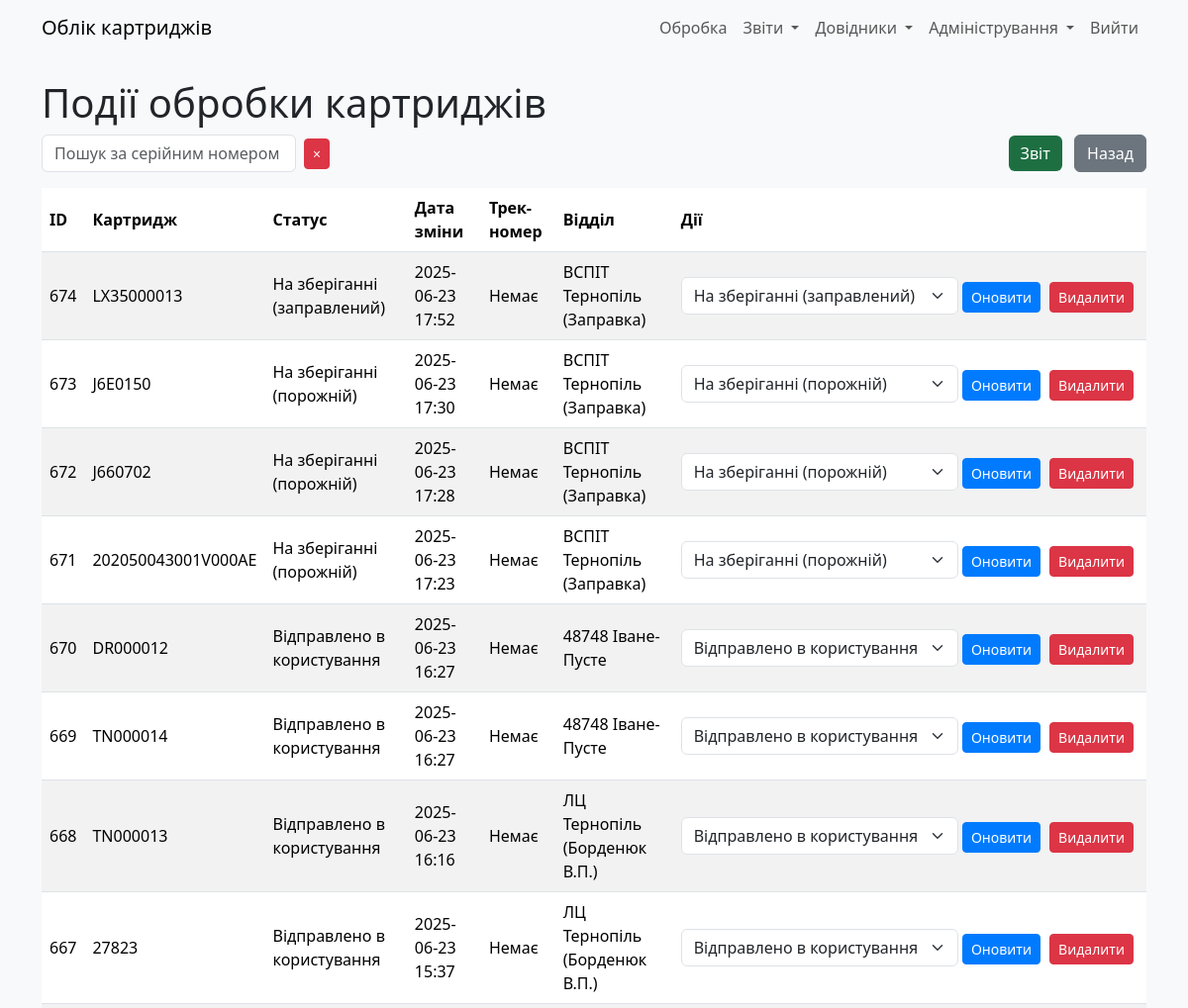
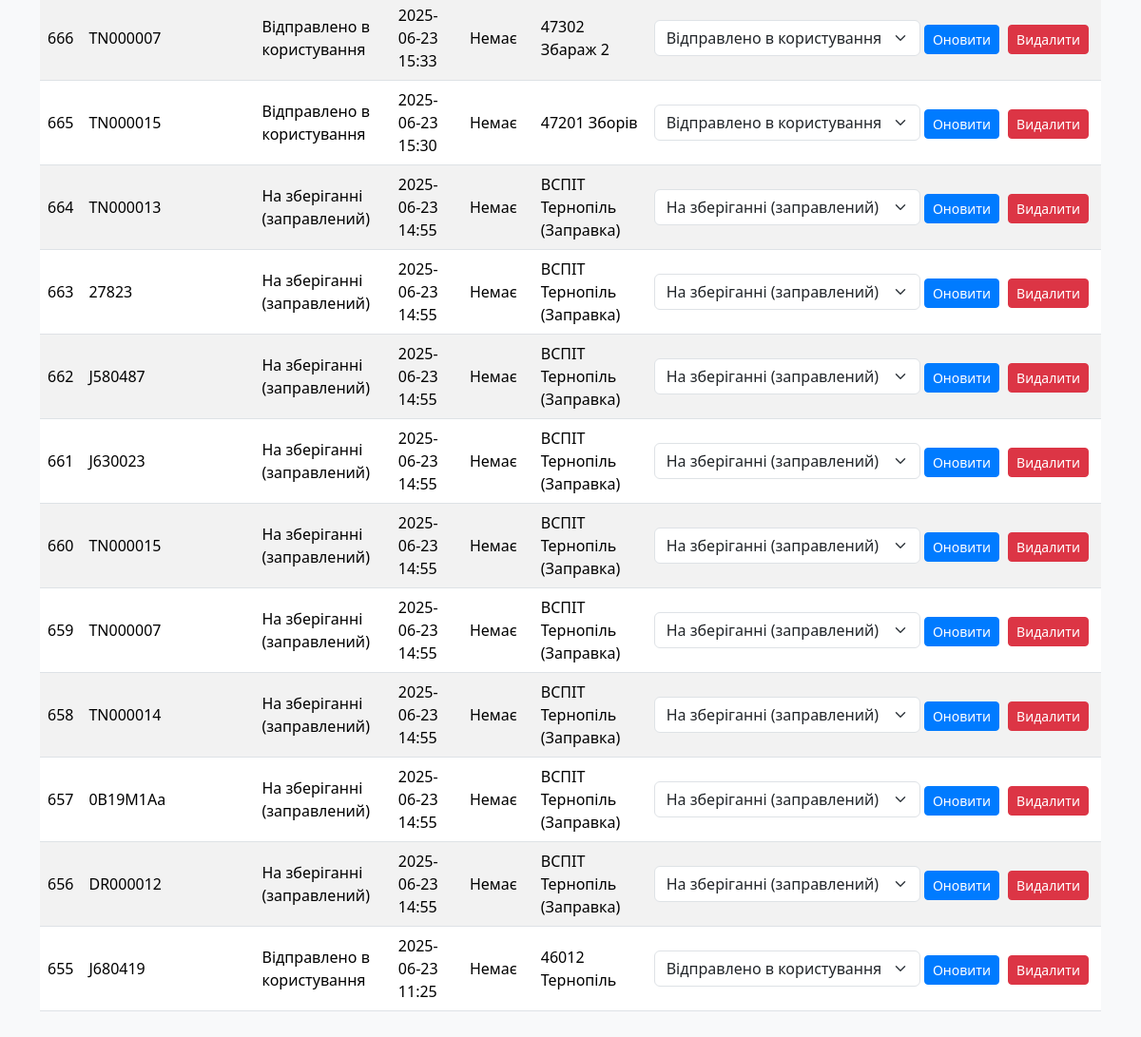
The app's page /cartridge_status (signed in), older data (2 pictures, top to bottom).
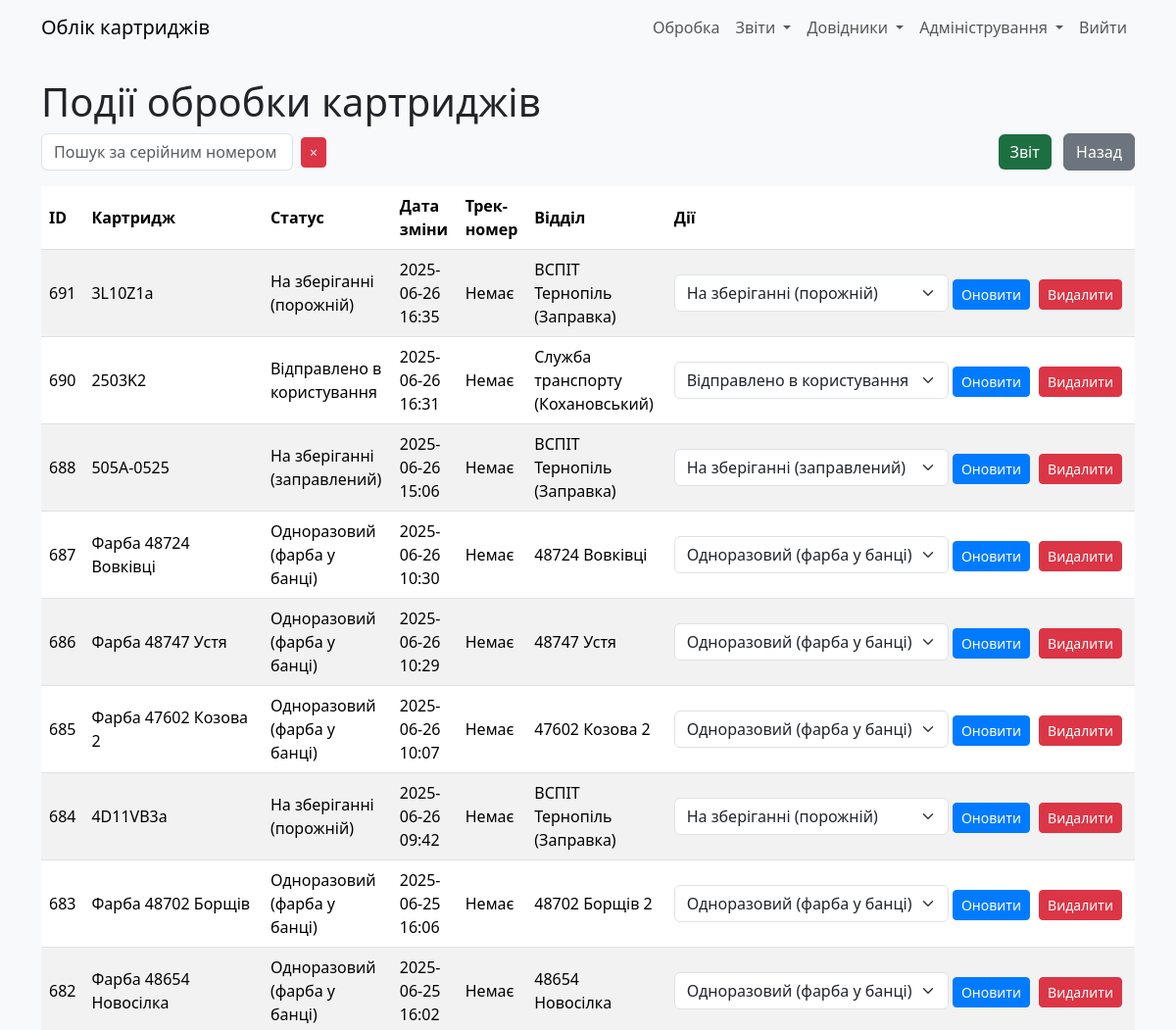
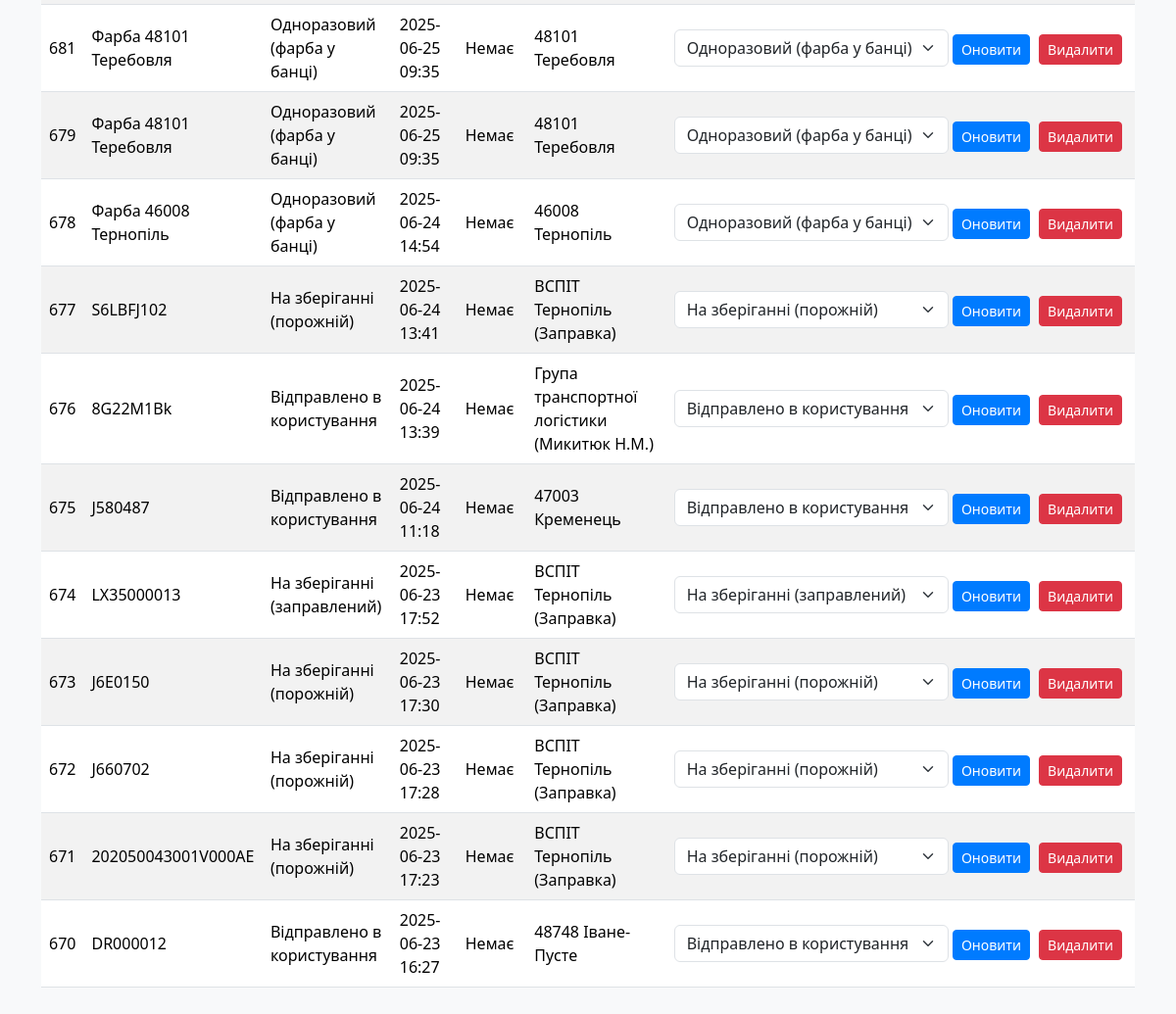
The same page, newer data (2 pictures, top to bottom).
### models.py (models this page shows)
class CartridgeStatus(db.Model):
    __tablename__ = "cartrg_status"
    id: Mapped[int] = mapped_column(primary_key=True)
    cartridge_id = mapped_column(ForeignKey(Cartridges.id))
    device_id: Mapped[int] = mapped_column(ForeignKey(CustomerEquipment.id), nullable=True)
    status: Mapped[int] = mapped_column(Integer, server_default=literal(0))
    date_ofchange: Mapped[DateTime] = mapped_column(DateTime, server_default=func.now())
    parcel_track: Mapped[str] = mapped_column(String(13), nullable=True)
    exec_dept: Mapped[int] = mapped_column(ForeignKey(RefillDept.id))
    user_updated: Mapped[int] = mapped_column(ForeignKey(User.id))
    time_updated: Mapped[DateTime] = mapped_column(DateTime, server_default=func.now())
    __table_args__ = (
        Index('idx_cartridge_date', 'cartridge_id', 'date_ofchange'),  # Композитний індекс
        Index('idx_status', 'status'),                                 # Окремий індекс для status
        Index('idx_exec_dept', 'exec_dept'),                           # Окремий індекс для exec_dept
    )

class Cartridges(db.Model):
    __tablename__ = "cartridges"
    id: Mapped[int] = mapped_column(primary_key=True)
    serial_num: Mapped[str] = mapped_column(String(255), server_default="N/A")
    use_counter: Mapped[int] = mapped_column(Integer, nullable=False, default=-1)
    in_printer: Mapped[int] = mapped_column(ForeignKey(CustomerEquipment.id), nullable=True)
    cartridge_model: Mapped[str] = mapped_column(String(255), nullable=True)  # Застаріле. Не використовувати!
    cartrg_model_id: Mapped[int] = mapped_column(ForeignKey(CartridgeModel.id), default=1)
    user_updated: Mapped[int] = mapped_column(ForeignKey(User.id))
    time_updated: Mapped[DateTime] = mapped_column(DateTime, server_default=func.now())
    curr_status: Mapped[int] = mapped_column(Integer, nullable=False, default=0)
    curr_dept: Mapped[int] = mapped_column(Integer, nullable=False, default=0)
    curr_parcel_track: Mapped[str] = mapped_column(String(13), nullable=True)

class RefillDept(db.Model):
    __tablename__ = "refill_dept"
    id: Mapped[int] = mapped_column(primary_key=True)
    deptname: Mapped[str] = mapped_column(String(30))
    dept_description: Mapped[str] = mapped_column(String(255))
    addr1: Mapped[str] = mapped_column(String(255))
    addr2: Mapped[str] = mapped_column(String(255))
    addr3: Mapped[str] = mapped_column(String(255))
    addr4: Mapped[str] = mapped_column(String(255))
    addr5: Mapped[str] = mapped_column(String(255))
    dept_description: Mapped[str] = mapped_column(String(255))  # Нове поле
    is_exec: Mapped[int] = mapped_column(Integer, server_default=literal(0))
    user_updated: Mapped[int] = mapped_column(ForeignKey(User.id))
    time_updated: Mapped[DateTime] = mapped_column(DateTime, server_default=func.now())

### app.py (the view)
    def wrapper(*args, **kwargs):
        if current_user.role != 'admin':
            abort(403)
        return f(*args, **kwargs)

### app.py (called while the page is built)
@login_manager.user_loader
def load_user(user_id):
    return User.query.get(int(user_id))

def admin_required(f):
    def wrapper(*args, **kwargs):
        if current_user.role != 'admin':
            abort(403)
        return f(*args, **kwargs)
    wrapper.__name__ = f.__name__
    return wrapper

### templates/cartridge_status.html (shortened to what this page needs)
{% extends "base.html" %}
{% block content %}
    <h1>Події обробки картриджів</h1>
    <div class="mb-3 d-flex justify-content-between align-items-center">
        <div class="d-flex align-items-center">
            <input type="text" id="search" class="form-control" placeholder="Пошук за серійним номером" value="{{ search|escape }}" style="max-width: 400px;">
            <button id="clear-search" class="btn btn-danger btn-sm ms-2" title="Очистити пошук">
                <span>×</span>
            </button>
        </div>
        <div>
            <a href="{{ url_for('export_cartridge_events') }}" class="btn btn-excel me-2">Звіт</a>
            <a href="{{ url_for('index') }}" class="btn btn-secondary">Назад</a>
        </div>
    </div>
    <table class="table table-striped" id="status-table">
        <thead>
            <tr>
                <th>ID</th>
                <th>Картридж</th>
                <th>Статус</th>
                <th>Дата зміни</th>
                <th>Трек-номер</th>
                <th>Відділ</th>
                <th>Дії</th>
            </tr>
        </thead>
        <tbody id="status-table-body">
            {% for status, serial_num, deptname in statuses %}
            <tr>
                <td>{{ status.id }}</td>
                <td>{{ serial_num }}</td>
                <td>{{ {0: 'Не вказано', 1: 'На зберіганні (порожній)', 2: 'Відправлено в користування', 3: 'Відправлено на заправку', 4: 'Непридатний (списаний)', 5: 'Одноразовий (фарба у банці)', 6: 'На зберіганні (заправлений)', 7: 'Втрачений'}[status.status] }}</td>
                <td>{{ status.date_ofchange.strftime('%Y-%m-%d %H:%M') }}</td>
                <td>{{ status.parcel_track or 'Немає' }}</td>
                <td>{{ deptname }}</td>
                <td class="actions-column">
                    <form action="{{ url_for('update_status', status_id=status.id) }}" method="POST" class="d-inline">
                        <select name="status" class="form-select d-inline w-auto">
                            <option value="1" {% if status.status == 1 %}selected{% endif %}>На зберіганні (порожній)</option>
                            <option value="2" {% if status.status == 2 %}selected{% endif %}>Відправлено в користування</option>
                            <option value="5" {% if status.status == 5 %}selected{% endif %}>Одноразовий (фарба у банці)</option>
                            <option value="6" {% if status.status == 6 %}selected{% endif %}>На зберіганні (заправлений)</option>
                        </select>
                        <button type="submit" class="btn btn-primary btn-sm">Оновити</button>
                    </form>
                    <form action="{{ url_for('delete_status', status_id=status.id) }}" method="POST" class="d-inline" onsubmit="return confirm('Ви впевнені, що хочете видалити цей статус?');">
                        <button type="submit" class="btn btn-danger btn-sm">Видалити</button>
                    </form>
                </td>
            </tr>
            {% endfor %}
        </tbody>
    </table>
{% endblock %}

Row changes from the older to the newer data that the page shows:
no longer on this page (row unchanged): CartridgeStatus: id "669", serial_num "TN000014", status "Відправлено в користування", date_ofchange "2025-06-23 16:27", parcel_track "Немає", deptname "48748 Іване-Пусте"
no longer on this page (row unchanged): CartridgeStatus: id "668", serial_num "TN000013", status "Відправлено в користування", date_ofchange "2025-06-23 16:16", parcel_track "Немає", deptname "ЛЦ Тернопіль (Борденюк В.П.)"
no longer on this page (row unchanged): CartridgeStatus: id "667", serial_num "27823", status "Відправлено в користування", date_ofchange "2025-06-23 15:37", parcel_track "Немає", deptname "ЛЦ Тернопіль (Борденюк В.П.)"
no longer on this page (row unchanged): CartridgeStatus: id "666", serial_num "TN000007", status "Відправлено в користування", date_ofchange "2025-06-23 15:33", parcel_track "Немає", deptname "47302 Збараж 2"
no longer on this page (row unchanged): CartridgeStatus: id "665", serial_num "TN000015", status "Відправлено в користування", date_ofchange "2025-06-23 15:30", parcel_track "Немає", deptname "47201 Зборів"
no longer on this page (row unchanged): CartridgeStatus: id "664", serial_num "TN000013", status "На зберіганні (заправлений)", date_ofchange "2025-06-23 14:55", parcel_track "Немає", deptname "ВСПІТ Тернопіль (Заправка)"
no longer on this page (row unchanged): CartridgeStatus: id "663", serial_num "27823", status "На зберіганні (заправлений)", date_ofchange "2025-06-23 14:55", parcel_track "Немає", deptname "ВСПІТ Тернопіль (Заправка)"
no longer on this page (row unchanged): CartridgeStatus: id "662", serial_num "J580487", status "На зберіганні (заправлений)", date_ofchange "2025-06-23 14:55", parcel_track "Немає", deptname "ВСПІТ Тернопіль (Заправка)"
no longer on this page (row unchanged): CartridgeStatus: id "661", serial_num "J630023", status "На зберіганні (заправлений)", date_ofchange "2025-06-23 14:55", parcel_track "Немає", deptname "ВСПІТ Тернопіль (Заправка)"
no longer on this page (row unchanged): CartridgeStatus: id "660", serial_num "TN000015", status "На зберіганні (заправлений)", date_ofchange "2025-06-23 14:55", parcel_track "Немає", deptname "ВСПІТ Тернопіль (Заправка)"
no longer on this page (row unchanged): CartridgeStatus: id "659", serial_num "TN000007", status "На зберіганні (заправлений)", date_ofchange "2025-06-23 14:55", parcel_track "Немає", deptname "ВСПІТ Тернопіль (Заправка)"
no longer on this page (row unchanged): CartridgeStatus: id "658", serial_num "TN000014", status "На зберіганні (заправлений)", date_ofchange "2025-06-23 14:55", parcel_track "Немає", deptname "ВСПІТ Тернопіль (Заправка)"
no longer on this page (row unchanged): CartridgeStatus: id "657", serial_num "0B19M1Aa", status "На зберіганні (заправлений)", date_ofchange "2025-06-23 14:55", parcel_track "Немає", deptname "ВСПІТ Тернопіль (Заправка)"
no longer on this page (row unchanged): CartridgeStatus: id "656", serial_num "DR000012", status "На зберіганні (заправлений)", date_ofchange "2025-06-23 14:55", parcel_track "Немає", deptname "ВСПІТ Тернопіль (Заправка)"
no longer on this page (row unchanged): CartridgeStatus: id "655", serial_num "J680419", status "Відправлено в користування", date_ofchange "2025-06-23 11:25", parcel_track "Немає", deptname "46012 Тернопіль"
added CartridgeStatus: id "691", serial_num "3L10Z1a", status "На зберіганні (порожній)", date_ofchange "2025-06-26 16:35", parcel_track "Немає", deptname "ВСПІТ Тернопіль (Заправка)"
added CartridgeStatus: id "690", serial_num "2503K2", status "Відправлено в користування", date_ofchange "2025-06-26 16:31", parcel_track "Немає", deptname "Служба транспорту (Кохановський)"
added CartridgeStatus: id "688", serial_num "505A-0525", status "На зберіганні (заправлений)", date_ofchange "2025-06-26 15:06", parcel_track "Немає", deptname "ВСПІТ Тернопіль (Заправка)"
added CartridgeStatus: id "687", serial_num "Фарба 48724 Вовківці", status "Одноразовий (фарба у банці)", date_ofchange "2025-06-26 10:30", parcel_track "Немає", deptname "48724 Вовківці"
added CartridgeStatus: id "686", serial_num "Фарба 48747 Устя", status "Одноразовий (фарба у банці)", date_ofchange "2025-06-26 10:29", parcel_track "Немає", deptname "48747 Устя"
added CartridgeStatus: id "685", serial_num "Фарба 47602 Козова 2", status "Одноразовий (фарба у банці)", date_ofchange "2025-06-26 10:07", parcel_track "Немає", deptname "47602 Козова 2"
added CartridgeStatus: id "684", serial_num "4D11VB3a", status "На зберіганні (порожній)", date_ofchange "2025-06-26 09:42", parcel_track "Немає", deptname "ВСПІТ Тернопіль (Заправка)"
added CartridgeStatus: id "683", serial_num "Фарба 48702 Борщів", status "Одноразовий (фарба у банці)", date_ofchange "2025-06-25 16:06", parcel_track "Немає", deptname "48702 Борщів 2"
added CartridgeStatus: id "682", serial_num "Фарба 48654 Новосілка", status "Одноразовий (фарба у банці)", date_ofchange "2025-06-25 16:02", parcel_track "Немає", deptname "48654 Новосілка"
added CartridgeStatus: id "681", serial_num "Фарба 48101 Теребовля", status "Одноразовий (фарба у банці)", date_ofchange "2025-06-25 09:35", parcel_track "Немає", deptname "48101 Теребовля"
added CartridgeStatus: id "679", serial_num "Фарба 48101 Теребовля", status "Одноразовий (фарба у банці)", date_ofchange "2025-06-25 09:35", parcel_track "Немає", deptname "48101 Теребовля"
added CartridgeStatus: id "678", serial_num "Фарба 46008 Тернопіль", status "Одноразовий (фарба у банці)", date_ofchange "2025-06-24 14:54", parcel_track "Немає", deptname "46008 Тернопіль"
added CartridgeStatus: id "677", serial_num "S6LBFJ102", status "На зберіганні (порожній)", date_ofchange "2025-06-24 13:41", parcel_track "Немає", deptname "ВСПІТ Тернопіль (Заправка)"
added CartridgeStatus: id "676", serial_num "8G22M1Bk", status "Відправлено в користування", date_ofchange "2025-06-24 13:39", parcel_track "Немає", deptname "Група транспортної логістики (Микитюк Н.М.)"
added CartridgeStatus: id "675", serial_num "J580487", status "Відправлено в користування", date_ofchange "2025-06-24 11:18", parcel_track "Немає", deptname "47003 Кременець"
